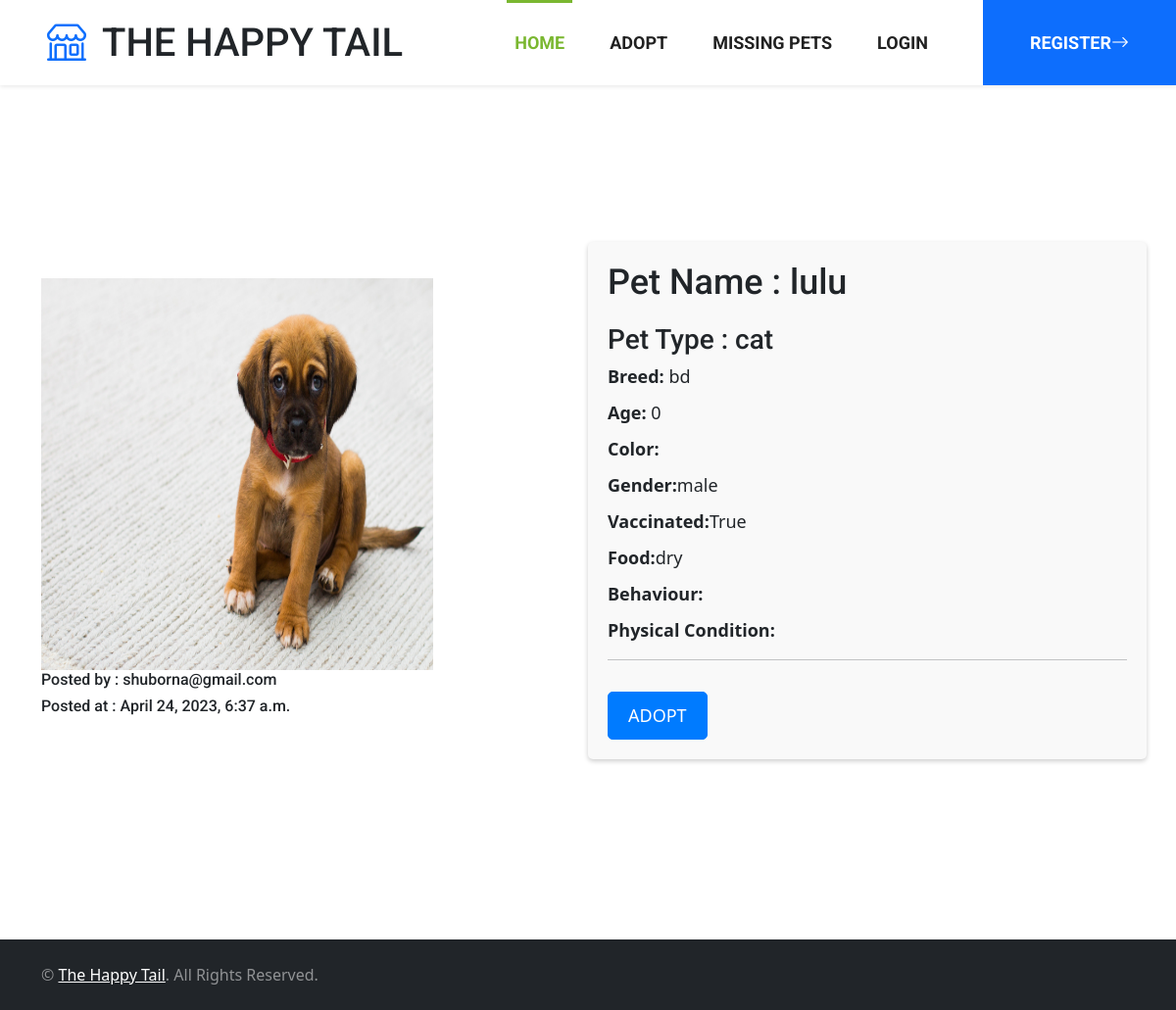
/post/adoption/1/, run on an earlier commit of the app's database.
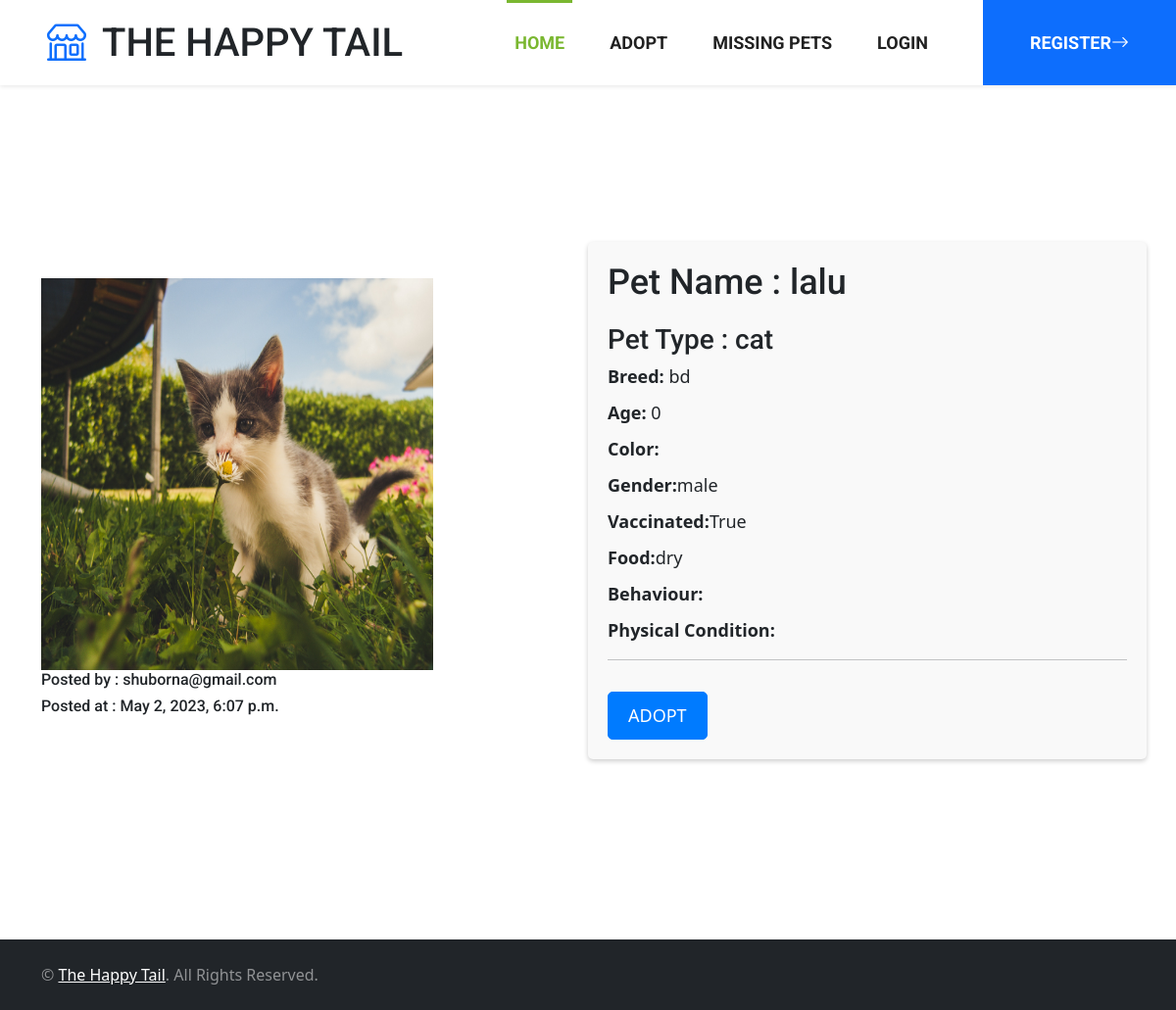
And on a later commit of the database.
### post/models.py (models this page shows, shortened)
class Post(models.Model):
    user = models.ForeignKey(CustomUser, on_delete=models.CASCADE, null=True, default=None)
    PET_TYPE_CHOICES = [
        ('cat', 'Cat'),
        ('dog', 'Dog'),
        ('bird', 'Bird'),
        ('other', 'Other'),
    ]
    pet_name = models.CharField(max_length=255)
    pet_type = models.CharField(max_length=10, choices=PET_TYPE_CHOICES)
    pet_breed = models.CharField(max_length=255, null=True, blank=True)
    pet_description = models.TextField(null=True,blank=True)
    pet_image = models.ImageField(upload_to='static/img/pet', null=True, blank=True)
    pet_vaccinated = models.BooleanField(null=True, blank=True)
    pet_colour = models.CharField(max_length=20, null=True, blank=True)
    pet_gender = models.CharField(max_length=20, null=True, blank=True)
    pet_location = models.CharField(max_length=255,null=True, blank=True)
    pet_mobile = models.CharField(max_length=20)
    created_at = models.DateTimeField(auto_now_add=True)
    updated_at = models.DateTimeField(auto_now=True)
    pet_age = models.IntegerField(null=True, default=0)
    class Meta:
        abstract = True

class AdoptionPost(Post):
    pet_food = models.CharField(max_length=255, null=True, blank=True)
    pet_behaviour = models.CharField(max_length=255, null=True, blank=True)
    pet_physicalcondition = models.CharField(max_length=255, null=True, blank=True)
    pet_availability = models.BooleanField(default=True)

### post/views.py (the view)
# urls.py: path('<str:type>/<int:pk>/', pet_detail, name='pet_detail'),
def pet_detail(request,type,pk):
    pet_type = {'adoption': AdoptionPost, 'missing': MissingPost}.get(type, None)
    if pet_type is None:
        return render(request, '404.html', status=404)
    pet = get_object_or_404(pet_type, pk=pk)
    creator_name = pet.user.email
    context = {'pet': pet, 'creator_name': creator_name}
    if type=='adoption' :
        return render(request, 'adoption_pet_detail.html', context)
    else:
        return render(request, 'missing_pet_detail.html', context)

### templates/adoption_pet_detail.html (shortened to what this page needs)
<!DOCTYPE html>
<html lang="en">
{% include 'navbar.html' %}
{% load static %}
  <head>
    <link href="https://cdn.jsdelivr.net/npm/bootstrap@5.3.0-alpha3/dist/css/bootstrap.min.css" rel="stylesheet">
  </head>
  <body>
    <br/>
    <div class="container">
      <div class="row center">
        <div class="col-md-6">
          <img style="width: 400px; height: 400px;" src="/{{ pet.pet_image }}" />
          <h6>Posted by : {{creator_name}}</h6>
          <h6>Posted at : {{pet.updated_at}}</h6>
        </div>
        <div class="col-md-6 pet-details">
          <h2>Pet Name : {{pet.pet_name}}</h2>
          <h3>Pet Type : {{pet.pet_type}}</h3>
          <ul>
            <li><strong>Breed:</strong> {{pet.pet_breed}}</li>
            <li><strong>Age:</strong> {{pet.pet_age}}</li>
            <li><strong>Color:</strong> {{pet.pet_color}}</li>
            <li><strong>Gender:</strong>{{pet.pet_gender}}</li>
            <li><strong>Vaccinated:</strong>{{pet.pet_vaccinated}}</li>
            <li><strong>Food:</strong>{{pet.pet_food}}</li>
            <li><strong>Behaviour:</strong>{{pet.pet_behaviour}}</li>
            <li><strong>Physical Condition:</strong>{{pet.physicalcondition}}</li>
          </ul>
          <hr>
          {% if user.is_authenticated %}
					<a  href="{% url 'make_adoption_request' pk=pet.pk %}"> <button type="submit" class="btn btn-adopt mt-3">Adopt</button> </a>
					{% else %}
					<a  href="{% url 'login' %}"><button type="submit" class="btn btn-adopt mt-3">Adopt</button></a>
					{% endif %}
        </div>
      </div>
    </div>
  </body>
  {% include 'footer.html' %}
</html>

What changed in the data, as far as the page shows it:
changed AdoptionPost "cat": pet_image: a different picture; updated_at "April 24, 2023, 6:37 a.m." → "May 2, 2023, 6:07 p.m."; pet_name "lulu" → "lalu"
